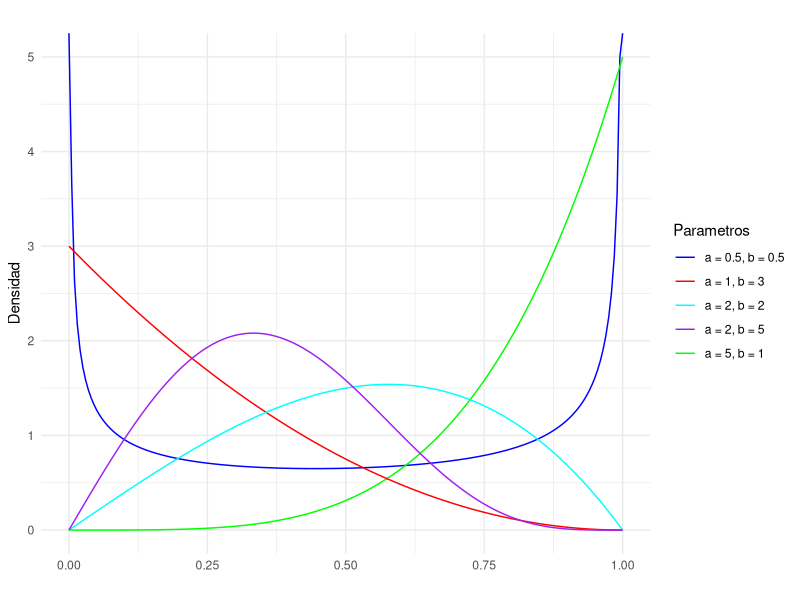
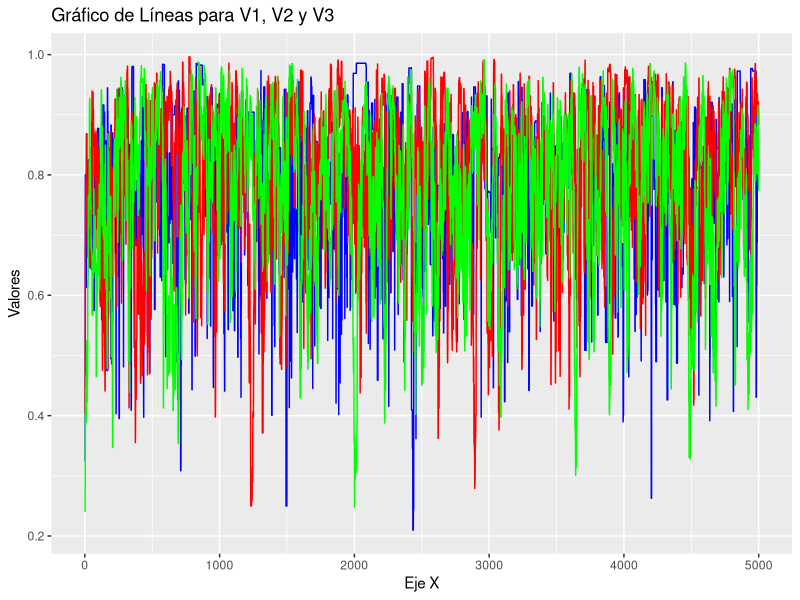
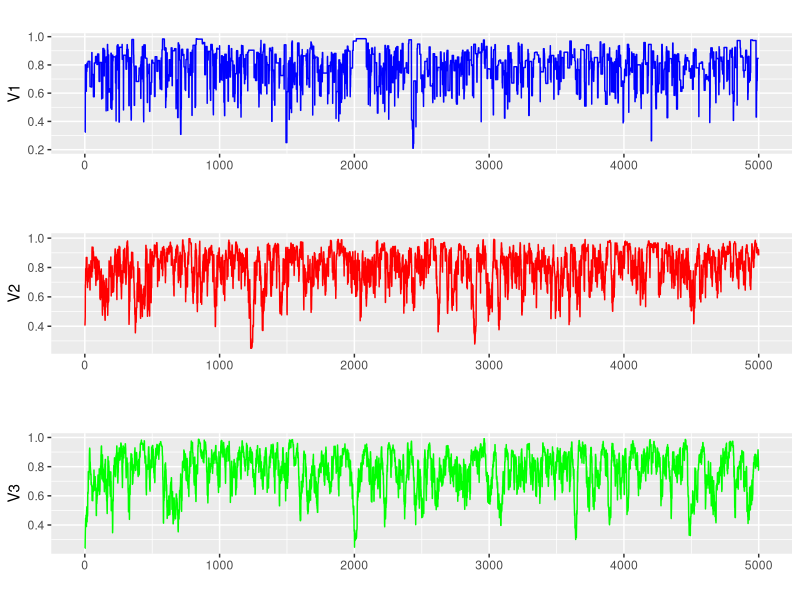
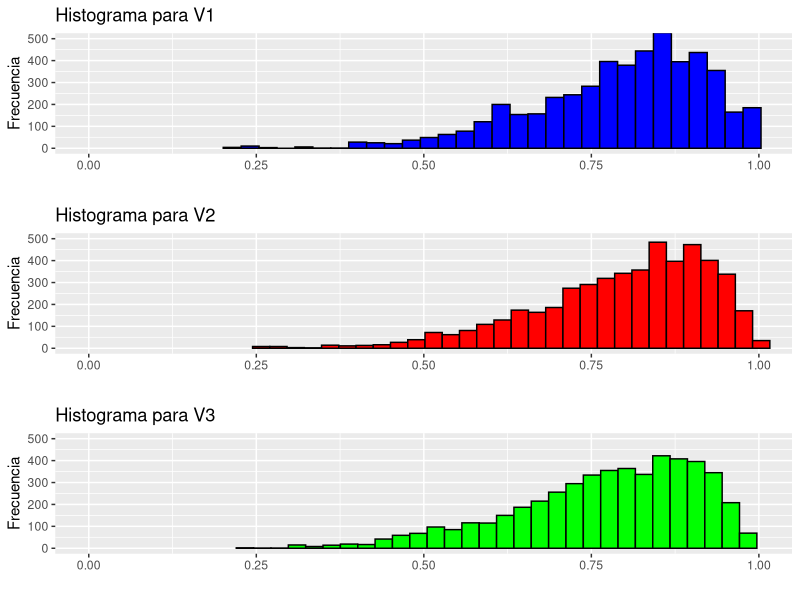
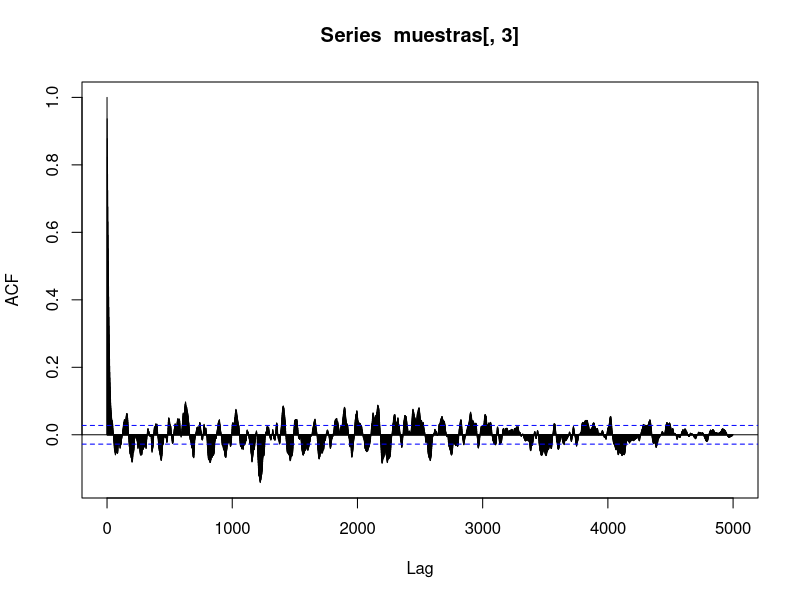
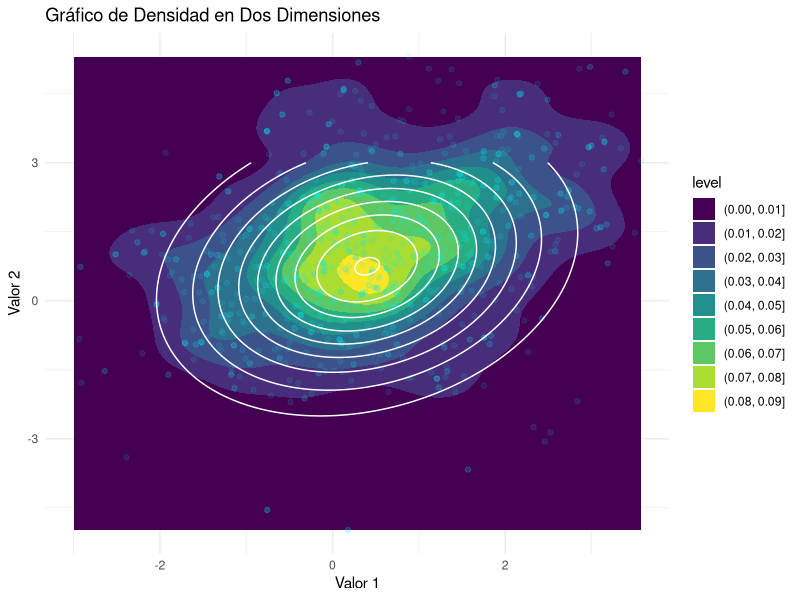
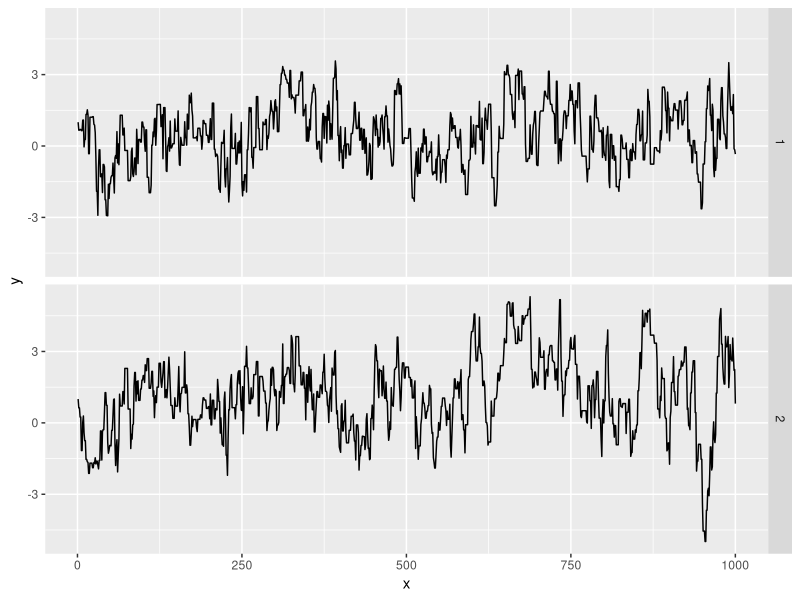

These figures' R source, in order:
## ---- chunk 1
#| label = parametros
set.seed(412)
knitr::opts_chunk$set(fig.align = "center")
## ---- chunk 2
#| label = librerias
library(ggplot2)
library(gridExtra)
library(kableExtra)
library(mvtnorm)
## ---- chunk 3
d_propuesta_def <- function(x, mean){
  dnorm(x, mean, sd= 1)
}

sample_mh <- function (d_objetivo, r_propuesta, d_propuesta = d_propuesta_def, p_inicial, n){
  stopifnot(n>0)
  muestras <- numeric(n)
  muestras[1]<-p_inicial
  for (i in 2:n) {
    p_actual <- muestras[i-1]
    p_nuevo <- r_propuesta(p_actual)
    f_actual <- d_objetivo(p_actual)
    f_nuevo <- d_objetivo(p_nuevo)
    
    q_actual <- d_propuesta(p_actual,mean=p_nuevo)
    q_nuevo <- d_propuesta(p_nuevo,mean=p_actual)
    
    alpha <- min(1, (f_nuevo/f_actual)*(q_actual/q_nuevo))
    
    aceptar <- rbinom(1,1, alpha)
    if (aceptar){
      muestras[i] <- p_nuevo
    } else {
      muestras[i] <- p_actual
    }
    
  }
  return ( muestras ) 
}
## ---- chunk 4
d_kumaraswamy <- function(x, a ,b){
  if(x<0 || x>1){
    f=0
  }else{
    f <- a*b*(x^(a-1))*(1-x^a)^(b-1)
  }
  return(f)
}
x<-seq(0,1, length.out= 200)
d_kumaraswamy.5.5 <- numeric(length(x))
d_kumaraswamy51<- numeric(length(x))
d_kumaraswamy13 <-numeric(length(x))
d_kumaraswamy22 <- numeric(length(x))
d_kumaraswamy25 <- numeric(length(x))
for (i in 1:length(x)) {
  d_kumaraswamy.5.5[i] <- d_kumaraswamy(x[i], 0.5, 0.5)
  d_kumaraswamy51[i] <- d_kumaraswamy(x[i], 5, 1)
  d_kumaraswamy13[i] <- d_kumaraswamy(x[i], 1, 3)
  d_kumaraswamy22[i] <- d_kumaraswamy(x[i], 2, 2)
  d_kumaraswamy25[i] <- d_kumaraswamy(x[i], 2, 5)
}


df <- data.frame(x,
                 d_kumaraswamy.5.5,
                 d_kumaraswamy51,
                 d_kumaraswamy13,
                 d_kumaraswamy22,
                 d_kumaraswamy25)
ggplot(df, aes(x = x)) +
  # Agregar las líneas para cada distribución
  geom_line(aes(y = d_kumaraswamy.5.5, color = "d_kumaraswamy.5.5")) +
  geom_line(aes(y = d_kumaraswamy51, color = "d_kumaraswamy51")) +
  geom_line(aes(y = d_kumaraswamy13, color = "d_kumaraswamy13")) +
  geom_line(aes(y = d_kumaraswamy22, color = "d_kumaraswamy22")) +
  geom_line(aes(y = d_kumaraswamy25, color = "d_kumaraswamy25")) +
  # Personalizar aspectos del gráfico
  labs(title = "",
       x = "",
       y = "Densidad") +
  scale_color_manual(values = c("d_kumaraswamy.5.5" = "blue",
                                 "d_kumaraswamy51" = "green",
                                 "d_kumaraswamy13" = "red",
                                 "d_kumaraswamy22" = "cyan",
                                 "d_kumaraswamy25" = "purple"),
                     labels = c("d_kumaraswamy.5.5" = "a = 0.5, b = 0.5",
                                "d_kumaraswamy51" = "a = 5, b = 1",
                                "d_kumaraswamy13" = "a = 1, b = 3",
                                "d_kumaraswamy22" = "a = 2, b = 2",
                                "d_kumaraswamy25" = "a = 2, b = 5")) +
  guides(color=guide_legend(title = "Parametros"))+
  theme_minimal()
## ---- chunk 5
get_beta_pars <- function(mu, kappa){
  alpha <- mu *kappa
  beta <- (1-mu)*kappa
  return(list(alpha = alpha, beta = beta))
}
#graficar kumaraswamy 6 2, y una beta 8,2 para mostrar que son parecidas
d_objetivo <- function(x, a=6 ,b=2){
  if(x<0 || x>1){
    f=0
  }else{
    f <- a*b*(x^(a-1))*(1-x^a)^(b-1)
  }
  return(f)
}
kappas <- c(1,25,50)
n=5000
muestras <- matrix(nrow = n,ncol = length(kappas))
for (i in 1:3) {
  #p_inicial = runif(1) se agrega?
  r_propuesta <- function(x) {
    kappa <- kappas[i]
    pars <- get_beta_pars(x, kappa)
    rbeta(1, pars$alpha, pars$beta)
  }
  d_propuesta <- function(x, mean) {
    kappa <- kappas[i]
    pars <- get_beta_pars(mean, kappa)
    dbeta(x, pars$alpha, pars$beta)
  }
  p_inicial <- runif(1)
  
  muestras[,i] <- sample_mh(d_objetivo, r_propuesta, d_propuesta, p_inicial= p_inicial, n=n)
}


df <- as.data.frame(cbind(muestras, x=1:n))
ggplot(df, aes(x = x)) +
  geom_line(aes(y = V1), color = "blue") +
  geom_line(aes(y = V2), color = "red") +
  geom_line(aes(y = V3), color = "green") +
  labs(x = "Eje X", y = "Valores", title = "Gráfico de Líneas para V1, V2 y V3")

# o bien
g1 <- ggplot(df, aes(x = x, y = V1)) +
  geom_line(color = "blue") +
  labs(x = "", y = "V1", title = "")

# Graficar V2
g2 <- ggplot(df, aes(x = x, y = V2)) +
  geom_line(color = "red") +
  labs(x = "", y = "V2", title = "")

# Graficar V3
g3 <- ggplot(df, aes(x = x, y = V3)) +
  geom_line(color = "green") +
  labs(x = "", y = "V3", title = "")
grid.arrange(g1,g2,g3,ncol=1)
## ---- chunk 6
g1 <- ggplot(df, aes(x = V1)) +
  geom_histogram(color = "black", fill = "blue", bins = 30) +
  labs(x = "", y = "Frecuencia", title = "Histograma para V1")+
  coord_cartesian(xlim = c(0, 1), ylim = c(0, 500))

# Graficar histograma para V2
g2 <- ggplot(df, aes(x = V2)) +
  geom_histogram(color = "black", fill = "red", bins = 30) +
  labs(x = "", y = "Frecuencia", title = "Histograma para V2")+
  coord_cartesian(xlim = c(0, 1), ylim = c(0, 500))

# Graficar histograma para V3
g3 <- ggplot(df, aes(x = V3)) +
  geom_histogram(color = "black", fill = "green", bins = 30) +
  labs(x = "", y = "Frecuencia", title = "Histograma para V3")+
  coord_cartesian(xlim = c(0, 1), ylim = c(0, 500))

# Mostrar los histogramas en una sola columna
grid.arrange(g1, g2, g3, ncol = 1)
## ---- chunk 7
# averiguar si hay grafico para el correlograma

calcular_w <- function(x){
  mean(apply(x, 2, var))
}

calcular_b <- function(x){
  media_chain <- apply(x, 2, mean)
  var(media_chain) * nrow(x)
}

R_hat <- function(x){
  S <- nrow(x)
  M <- ncol(x)
  W <- calcular_w(x)
  B <- calcular_b(x)
  numerador <- (S-1)/S * W + (1 / S) * B
  sqrt(numerador / W)
}

R_hat(muestras)
## ---- chunk 8
autocorr <- acf(muestras[,3], plot = TRUE, lag = Inf)$plot
# mejorar graficos
N_eff <- function(x){
  n_eff <- numeric(ncol(x))
  for (i in 1:ncol(x)) {
    S <- nrow(x)
    autocorr <- acf(x[,i], plot = FALSE, lag = Inf)$acf
    limite <- which(autocorr<0.05)[1]
    
    denominador <- 1 + 2 * sum(autocorr[2:limite])
    n_eff[i] <- S / denominador  
  }
  return(n_eff)
}
N_eff(muestras)
# no parecen muy bajos para 5k muestras
# YA GENERALICE LA N_eff 
## ---- chunk 9
medias <- c(mean(muestras[,1]),mean(muestras[,2]),mean(muestras[,3]))
percentiles<- rbind(quantile(muestras[,1], c(0.05, 0.95)),
                    quantile(muestras[,2], c(0.05, 0.95)),
                    quantile(muestras[,3], c(0.05, 0.95)))

tabla <-cbind(medias, percentiles)
colnames(tabla) <- c("Medias","Percentil 5", "Percentil 95")
rownames(tabla) <- c("Kappa = 1","Kappa = 25", "Kappa = 50")
kable(round(tabla,3))%>% 
  kable_styling(position = "center",full_width = FALSE) %>% 
  row_spec(0, bold = T, background = "gray", color = "black") 
## ---- chunk 10
muestras_logit <- log(muestras/(1-muestras))
medias_logit <- c(mean(muestras_logit[,1]),mean(muestras_logit[,2]),mean(muestras_logit[,3]))
percentiles_logit <- rbind(quantile(muestras_logit[,1], c(0.05, 0.95)),
                    quantile(muestras_logit[,2], c(0.05, 0.95)),
                    quantile(muestras_logit[,3], c(0.05, 0.95)))

tabla_logit <-cbind(medias_logit, percentiles_logit)
colnames(tabla_logit) <- c("Medias","Percentil 5", "Percentil 95")
rownames(tabla_logit) <- c("Kappa = 1","Kappa = 25", "Kappa = 50")
kable(round(tabla_logit,3))%>% 
  kable_styling(position = "center",full_width = FALSE) %>% 
  row_spec(0, bold = T, background = "gray", color = "black") 
## ---- chunk 11
sample_mh_2d <- function (d_objetivo, r_propuesta, d_propuesta, p_inicial, n, sigma_prop){
  stopifnot(n>0)
  muestras <- matrix(nrow = n, ncol = length(p_inicial))
  muestras[1,]<-p_inicial
  for (i in 2:n) {
    p_actual <- muestras[i-1,]
    p_nuevo <- r_propuesta(p_actual)
    f_actual <- d_objetivo(p_actual)
    f_nuevo <- d_objetivo(p_nuevo)
    
    q_actual <- d_propuesta(p_actual,mean=p_nuevo)
    q_nuevo <- d_propuesta(p_nuevo,mean=p_actual)
    
    alpha <- min(1, (f_nuevo/f_actual)*(q_actual/q_nuevo))
    
    aceptar <- rbinom(1,1, alpha)
    if (aceptar){
      muestras[i,] <- p_nuevo
    } else {
      muestras[i,] <- p_actual
    }
    
  }
  return ( muestras ) 
}


## ---- chunk 12
mu_obj <- c(0.4, 0.75)
sigma_obj <- matrix(c(1.35, 0.4, 0.4, 2.4), ncol = 2)

sigma_prop <- diag(2) #preguntar esto

d_objetivo <- function(x) dmvnorm(x, mean = mu_obj, sigma = sigma_obj)
r_propuesta <- function(x) rmvnorm(1, mean = x, sigma = sigma_prop)
d_propuesta <- function(x, mean) dmvnorm(x, mean = mean, sigma = sigma_prop)

muestras_2d <- sample_mh_2d(d_objetivo, r_propuesta, d_propuesta, p_inicial= c(1, 1), n=1000)

df_grilla <- expand.grid(x = seq(-3, 3, length.out = 200), seq(-3, 3, length.out = 200))
df_grilla$z <- d_objetivo(as.matrix(df_grilla))

muestras_2d_df <- as.data.frame(muestras_2d)
ggplot(muestras_2d_df, aes(x = V1, y = V2)) +
  geom_density_2d(fill = "skyblue", alpha = 0.5) +
  geom_density2d_filled()+
  geom_point(data = muestras_2d_df, aes(x = V1, y = V2), color = "cyan2", alpha = 0.1) +
  labs(title = "Gráfico de Densidad en Dos Dimensiones",
       x = "Valor 1",
       y = "Valor 2") +
  stat_contour(aes(x = x, y = Var2, z = z), data = df_grilla, color = "white")+
  theme_minimal()

# p_inicial = rmvnorm(1,mean=c(1,1)) ?
## ---- chunk 13

########################
plot_trace <- function(x, y){
  n <-length(x)
  df <- data.frame(x = rep(1:n, 2), y = c(x, y), dimension = rep(1:2, each = n))
  ggplot(df)+
    geom_line(aes(x = x, y = y))+
    facet_grid(rows = vars(dimension))
}  

plot_trace(muestras_2d_df$V1, muestras_2d_df$V2)

#Número efectivo de muestras
N_eff(muestras_2d)
## ---- chunk 14
#| label = probs
probs <- numeric(3)
# x1 > 1 ; x2 < 0
mu_filtradas <- muestras_2d[muestras_2d[,1] > 1 & muestras_2d[,2] < 0,]
probs[1] <- nrow(mu_filtradas) / nrow(muestras_2d)
# x1 > 1 ; x2 > 2 
mu_filtradas <- muestras_2d[muestras_2d[,1] > 1 & muestras_2d[,2] > 2,]
probs[2] <- nrow(mu_filtradas) / nrow(muestras_2d)
# x1 > .4 ; x2 > .75
mu_filtradas <- muestras_2d[muestras_2d[,1] > .4 & muestras_2d[,2] > .75,]
probs[3] <- nrow(mu_filtradas) / nrow(muestras_2d)
probs #no se si esto esta bien gente
## ---- chunk 15
